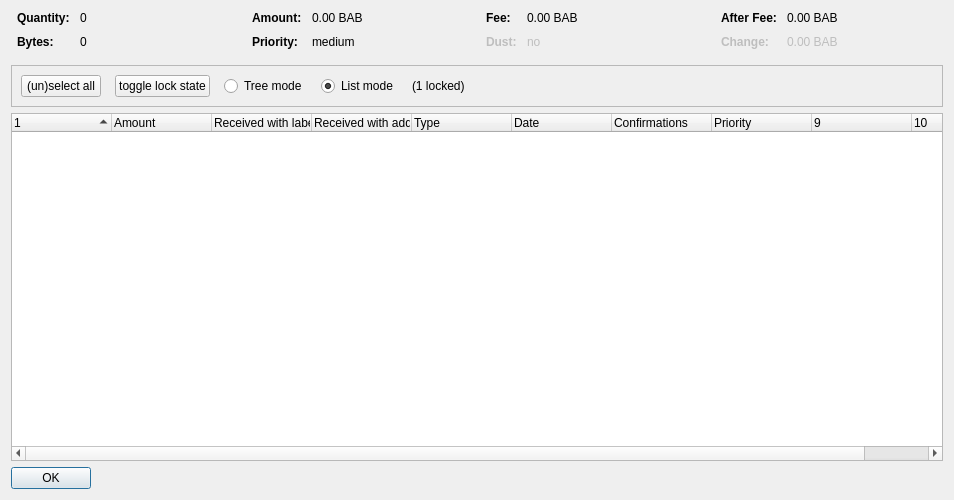
<?xml version="1.0" encoding="UTF-8"?>
<ui version="4.0">
 <class>CoinControlDialog</class>
 <widget class="QDialog" name="CoinControlDialog">
  <property name="geometry">
   <rect>
    <x>0</x>
    <y>0</y>
    <width>954</width>
    <height>500</height>
   </rect>
  </property>
  <property name="windowTitle">
   <string>Coin Selection</string>
  </property>
  <layout class="QVBoxLayout" name="verticalLayout">
   <item>
    <layout class="QHBoxLayout" name="horizontalLayoutTop" stretch="0,0,0,0">
     <property name="topMargin">
      <number>0</number>
     </property>
     <property name="bottomMargin">
      <number>10</number>
     </property>
     <item>
      <layout class="QFormLayout" name="formLayoutCoinControl1">
       <property name="horizontalSpacing">
        <number>10</number>
       </property>
       <property name="verticalSpacing">
        <number>10</number>
       </property>
       <property name="leftMargin">
        <number>6</number>
       </property>
       <property name="rightMargin">
        <number>6</number>
       </property>
       <item row="0" column="0">
        <widget class="QLabel" name="labelCoinControlQuantityText">
         <property name="font">
          <font>
           <weight>75</weight>
           <bold>true</bold>
          </font>
         </property>
         <property name="text">
          <string>Quantity:</string>
         </property>
        </widget>
       </item>
       <item row="0" column="1">
        <widget class="QLabel" name="labelCoinControlQuantity">
         <property name="cursor">
          <cursorShape>IBeamCursor</cursorShape>
         </property>
         <property name="contextMenuPolicy">
          <enum>Qt::ActionsContextMenu</enum>
         </property>
         <property name="text">
          <string notr="true">0</string>
         </property>
         <property name="textInteractionFlags">
          <set>Qt::LinksAccessibleByMouse|Qt::TextSelectableByKeyboard|Qt::TextSelectableByMouse</set>
         </property>
        </widget>
       </item>
       <item row="1" column="0">
        <widget class="QLabel" name="labelCoinControlBytesText">
         <property name="font">
          <font>
           <weight>75</weight>
           <bold>true</bold>
          </font>
         </property>
         <property name="text">
          <string>Bytes:</string>
         </property>
        </widget>
       </item>
       <item row="1" column="1">
        <widget class="QLabel" name="labelCoinControlBytes">
         <property name="cursor">
          <cursorShape>IBeamCursor</cursorShape>
         </property>
         <property name="contextMenuPolicy">
          <enum>Qt::ActionsContextMenu</enum>
         </property>
         <property name="text">
          <string notr="true">0</string>
         </property>
         <property name="textInteractionFlags">
          <set>Qt::LinksAccessibleByMouse|Qt::TextSelectableByKeyboard|Qt::TextSelectableByMouse</set>
         </property>
        </widget>
       </item>
      </layout>
     </item>
     <item>
      <layout class="QFormLayout" name="formLayoutCoinControl2">
       <property name="horizontalSpacing">
        <number>10</number>
       </property>
       <property name="verticalSpacing">
        <number>10</number>
       </property>
       <property name="leftMargin">
        <number>6</number>
       </property>
       <property name="rightMargin">
        <number>6</number>
       </property>
       <item row="0" column="0">
        <widget class="QLabel" name="labelCoinControlAmountText">
         <property name="font">
          <font>
           <weight>75</weight>
           <bold>true</bold>
          </font>
         </property>
         <property name="text">
          <string>Amount:</string>
         </property>
        </widget>
       </item>
       <item row="0" column="1">
        <widget class="QLabel" name="labelCoinControlAmount">
         <property name="cursor">
          <cursorShape>IBeamCursor</cursorShape>
         </property>
         <property name="contextMenuPolicy">
          <enum>Qt::ActionsContextMenu</enum>
         </property>
         <property name="text">
          <string notr="true">0.00 BAB</string>
         </property>
         <property name="textInteractionFlags">
          <set>Qt::LinksAccessibleByMouse|Qt::TextSelectableByKeyboard|Qt::TextSelectableByMouse</set>
         </property>
        </widget>
       </item>
       <item row="1" column="0">
        <widget class="QLabel" name="labelCoinControlPriorityText">
         <property name="font">
          <font>
           <weight>75</weight>
           <bold>true</bold>
          </font>
         </property>
         <property name="text">
          <string>Priority:</string>
         </property>
        </widget>
       </item>
       <item row="1" column="1">
        <widget class="QLabel" name="labelCoinControlPriority">
         <property name="cursor">
          <cursorShape>IBeamCursor</cursorShape>
         </property>
         <property name="contextMenuPolicy">
          <enum>Qt::ActionsContextMenu</enum>
         </property>
         <property name="text">
          <string>medium</string>
         </property>
         <property name="textInteractionFlags">
          <set>Qt::LinksAccessibleByMouse|Qt::TextSelectableByKeyboard|Qt::TextSelectableByMouse</set>
         </property>
        </widget>
       </item>
      </layout>
     </item>
     <item>
      <layout class="QFormLayout" name="formLayoutCoinControl3">
       <property name="horizontalSpacing">
        <number>10</number>
       </property>
       <property name="verticalSpacing">
        <number>10</number>
       </property>
       <property name="leftMargin">
        <number>6</number>
       </property>
       <property name="rightMargin">
        <number>6</number>
       </property>
       <item row="0" column="0">
        <widget class="QLabel" name="labelCoinControlFeeText">
         <property name="font">
          <font>
           <weight>75</weight>
           <bold>true</bold>
          </font>
         </property>
         <property name="text">
          <string>Fee:</string>
         </property>
        </widget>
       </item>
       <item row="0" column="1">
        <widget class="QLabel" name="labelCoinControlFee">
         <property name="cursor">
          <cursorShape>IBeamCursor</cursorShape>
         </property>
         <property name="contextMenuPolicy">
          <enum>Qt::ActionsContextMenu</enum>
         </property>
         <property name="text">
          <string notr="true">0.00 BAB</string>
         </property>
         <property name="textInteractionFlags">
          <set>Qt::LinksAccessibleByMouse|Qt::TextSelectableByKeyboard|Qt::TextSelectableByMouse</set>
         </property>
        </widget>
       </item>
       <item row="1" column="0">
        <widget class="QLabel" name="labelCoinControlLowOutputText">
         <property name="enabled">
          <bool>false</bool>
         </property>
         <property name="font">
          <font>
           <weight>75</weight>
           <bold>true</bold>
          </font>
         </property>
         <property name="text">
          <string>Dust:</string>
         </property>
        </widget>
       </item>
       <item row="1" column="1">
        <widget class="QLabel" name="labelCoinControlLowOutput">
         <property name="enabled">
          <bool>false</bool>
         </property>
         <property name="cursor">
          <cursorShape>IBeamCursor</cursorShape>
         </property>
         <property name="contextMenuPolicy">
          <enum>Qt::ActionsContextMenu</enum>
         </property>
         <property name="text">
          <string>no</string>
         </property>
         <property name="textInteractionFlags">
          <set>Qt::LinksAccessibleByMouse|Qt::TextSelectableByKeyboard|Qt::TextSelectableByMouse</set>
         </property>
        </widget>
       </item>
      </layout>
     </item>
     <item>
      <layout class="QFormLayout" name="formLayoutCoinControl4">
       <property name="horizontalSpacing">
        <number>10</number>
       </property>
       <property name="verticalSpacing">
        <number>10</number>
       </property>
       <property name="leftMargin">
        <number>6</number>
       </property>
       <property name="rightMargin">
        <number>6</number>
       </property>
       <item row="0" column="0">
        <widget class="QLabel" name="labelCoinControlAfterFeeText">
         <property name="font">
          <font>
           <weight>75</weight>
           <bold>true</bold>
          </font>
         </property>
         <property name="text">
          <string>After Fee:</string>
         </property>
        </widget>
       </item>
       <item row="0" column="1">
        <widget class="QLabel" name="labelCoinControlAfterFee">
         <property name="cursor">
          <cursorShape>IBeamCursor</cursorShape>
         </property>
         <property name="contextMenuPolicy">
          <enum>Qt::ActionsContextMenu</enum>
         </property>
         <property name="text">
          <string notr="true">0.00 BAB</string>
         </property>
         <property name="textInteractionFlags">
          <set>Qt::LinksAccessibleByMouse|Qt::TextSelectableByKeyboard|Qt::TextSelectableByMouse</set>
         </property>
        </widget>
       </item>
       <item row="1" column="0">
        <widget class="QLabel" name="labelCoinControlChangeText">
         <property name="enabled">
          <bool>false</bool>
         </property>
         <property name="font">
          <font>
           <weight>75</weight>
           <bold>true</bold>
          </font>
         </property>
         <property name="text">
          <string>Change:</string>
         </property>
        </widget>
       </item>
       <item row="1" column="1">
        <widget class="QLabel" name="labelCoinControlChange">
         <property name="enabled">
          <bool>false</bool>
         </property>
         <property name="cursor">
          <cursorShape>IBeamCursor</cursorShape>
         </property>
         <property name="contextMenuPolicy">
          <enum>Qt::ActionsContextMenu</enum>
         </property>
         <property name="text">
          <string notr="true">0.00 BAB</string>
         </property>
         <property name="textInteractionFlags">
          <set>Qt::LinksAccessibleByMouse|Qt::TextSelectableByKeyboard|Qt::TextSelectableByMouse</set>
         </property>
        </widget>
       </item>
      </layout>
     </item>
    </layout>
   </item>
   <item>
    <widget class="QFrame" name="frame">
     <property name="minimumSize">
      <size>
       <width>0</width>
       <height>40</height>
      </size>
     </property>
     <property name="frameShape">
      <enum>QFrame::StyledPanel</enum>
     </property>
     <property name="frameShadow">
      <enum>QFrame::Sunken</enum>
     </property>
     <layout class="QHBoxLayout" name="horizontalLayout">
      <item>
       <layout class="QHBoxLayout" name="horizontalLayoutPanel" stretch="0,0,0,0,0,0">
        <property name="spacing">
         <number>14</number>
        </property>
        <item>
         <widget class="QPushButton" name="pushButtonSelectAll">
          <property name="sizePolicy">
           <sizepolicy hsizetype="Maximum" vsizetype="Fixed">
            <horstretch>0</horstretch>
            <verstretch>0</verstretch>
           </sizepolicy>
          </property>
          <property name="text">
           <string>(un)select all</string>
          </property>
          <property name="autoDefault">
           <bool>false</bool>
          </property>
         </widget>
        </item>
        <item>
         <widget class="QPushButton" name="pushButtonToggleLock">
          <property name="sizePolicy">
           <sizepolicy hsizetype="Maximum" vsizetype="Fixed">
            <horstretch>0</horstretch>
            <verstretch>0</verstretch>
           </sizepolicy>
          </property>
          <property name="text">
           <string>toggle lock state</string>
          </property>
          <property name="autoDefault">
           <bool>false</bool>
          </property>
         </widget>
        </item>
        <item>
         <widget class="QRadioButton" name="radioTreeMode">
          <property name="sizePolicy">
           <sizepolicy hsizetype="Maximum" vsizetype="Fixed">
            <horstretch>0</horstretch>
            <verstretch>0</verstretch>
           </sizepolicy>
          </property>
          <property name="text">
           <string>Tree mode</string>
          </property>
         </widget>
        </item>
        <item>
         <widget class="QRadioButton" name="radioListMode">
          <property name="sizePolicy">
           <sizepolicy hsizetype="Maximum" vsizetype="Fixed">
            <horstretch>0</horstretch>
            <verstretch>0</verstretch>
           </sizepolicy>
          </property>
          <property name="text">
           <string>List mode</string>
          </property>
          <property name="checked">
           <bool>true</bool>
          </property>
         </widget>
        </item>
        <item>
         <widget class="QLabel" name="labelLocked">
          <property name="text">
           <string>(1 locked)</string>
          </property>
         </widget>
        </item>
        <item>
         <spacer name="horizontalSpacer">
          <property name="orientation">
           <enum>Qt::Horizontal</enum>
          </property>
          <property name="sizeHint" stdset="0">
           <size>
            <width>40</width>
            <height>20</height>
           </size>
          </property>
         </spacer>
        </item>
       </layout>
      </item>
     </layout>
    </widget>
   </item>
   <item>
    <widget class="CoinControlTreeWidget" name="treeWidget">
     <property name="contextMenuPolicy">
      <enum>Qt::CustomContextMenu</enum>
     </property>
     <property name="sortingEnabled">
      <bool>false</bool>
     </property>
     <property name="columnCount">
      <number>10</number>
     </property>
     <attribute name="headerShowSortIndicator" stdset="0">
      <bool>true</bool>
     </attribute>
     <attribute name="headerStretchLastSection">
      <bool>false</bool>
     </attribute>
     <column>
      <property name="text">
       <string/>
      </property>
     </column>
     <column>
      <property name="text">
       <string>Amount</string>
      </property>
     </column>
     <column>
      <property name="text">
       <string>Received with label</string>
      </property>
     </column>
     <column>
      <property name="text">
       <string>Received with address</string>
      </property>
     </column>
     <column>
      <property name="text">
       <string>Type</string>
      </property>
     </column>
     <column>
      <property name="text">
       <string>Date</string>
      </property>
     </column>
     <column>
      <property name="text">
       <string>Confirmations</string>
      </property>
      <property name="toolTip">
       <string>Confirmed</string>
      </property>
     </column>
     <column>
      <property name="text">
       <string>Priority</string>
      </property>
     </column>
     <column>
      <property name="text">
       <string/>
      </property>
     </column>
     <column>
      <property name="text">
       <string/>
      </property>
     </column>
    </widget>
   </item>
   <item>
    <widget class="QDialogButtonBox" name="buttonBox">
     <property name="sizePolicy">
      <sizepolicy hsizetype="Maximum" vsizetype="Fixed">
       <horstretch>0</horstretch>
       <verstretch>0</verstretch>
      </sizepolicy>
     </property>
     <property name="orientation">
      <enum>Qt::Horizontal</enum>
     </property>
     <property name="standardButtons">
      <set>QDialogButtonBox::Ok</set>
     </property>
    </widget>
   </item>
  </layout>
 </widget>
 <customwidgets>
  <customwidget>
   <class>CoinControlTreeWidget</class>
   <extends>QTreeWidget</extends>
   <header>coincontroltreewidget.h</header>
  </customwidget>
 </customwidgets>
 <resources/>
 <connections/>
</ui>
